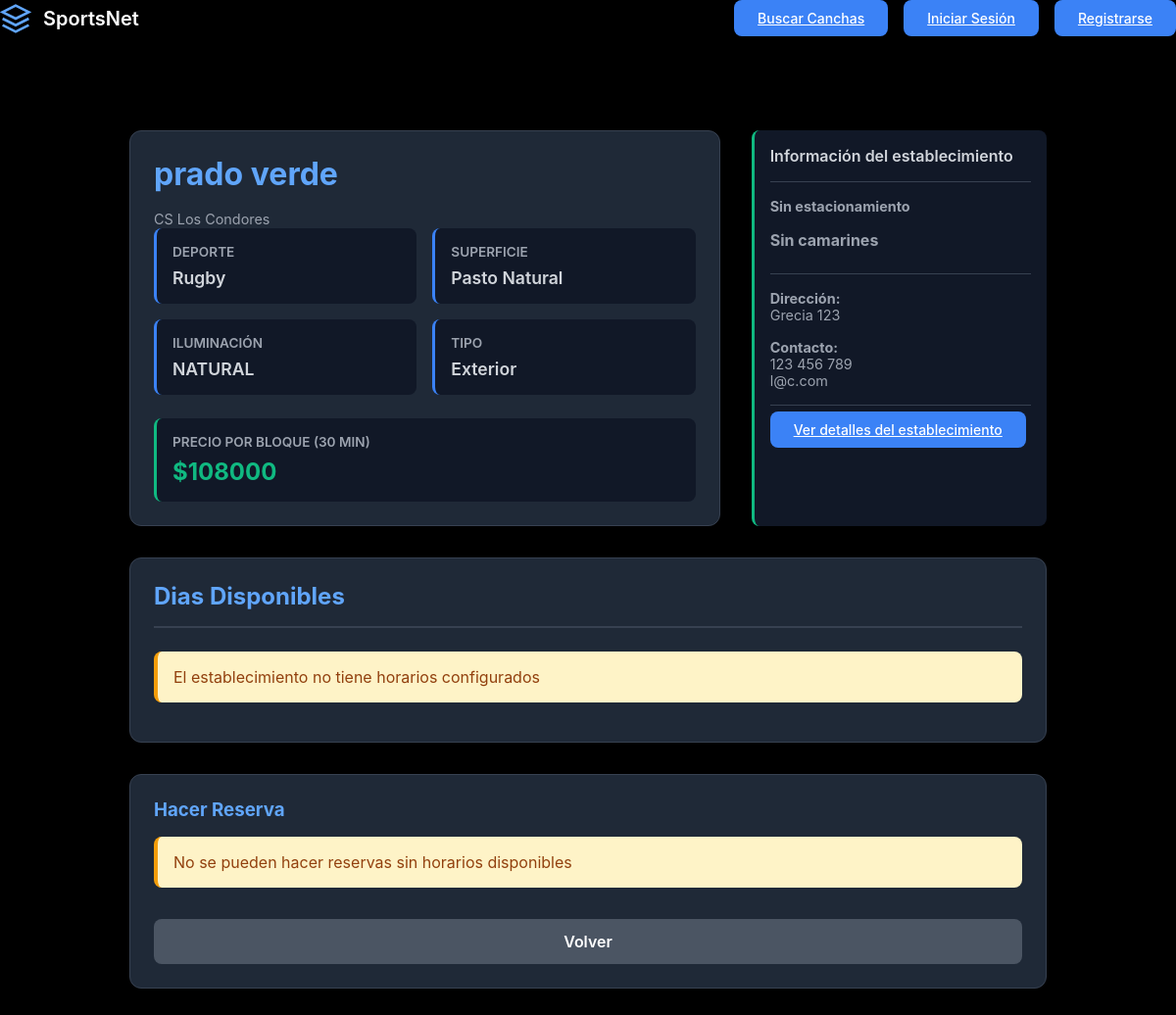
Page /canchas/1 on the earlier database version.
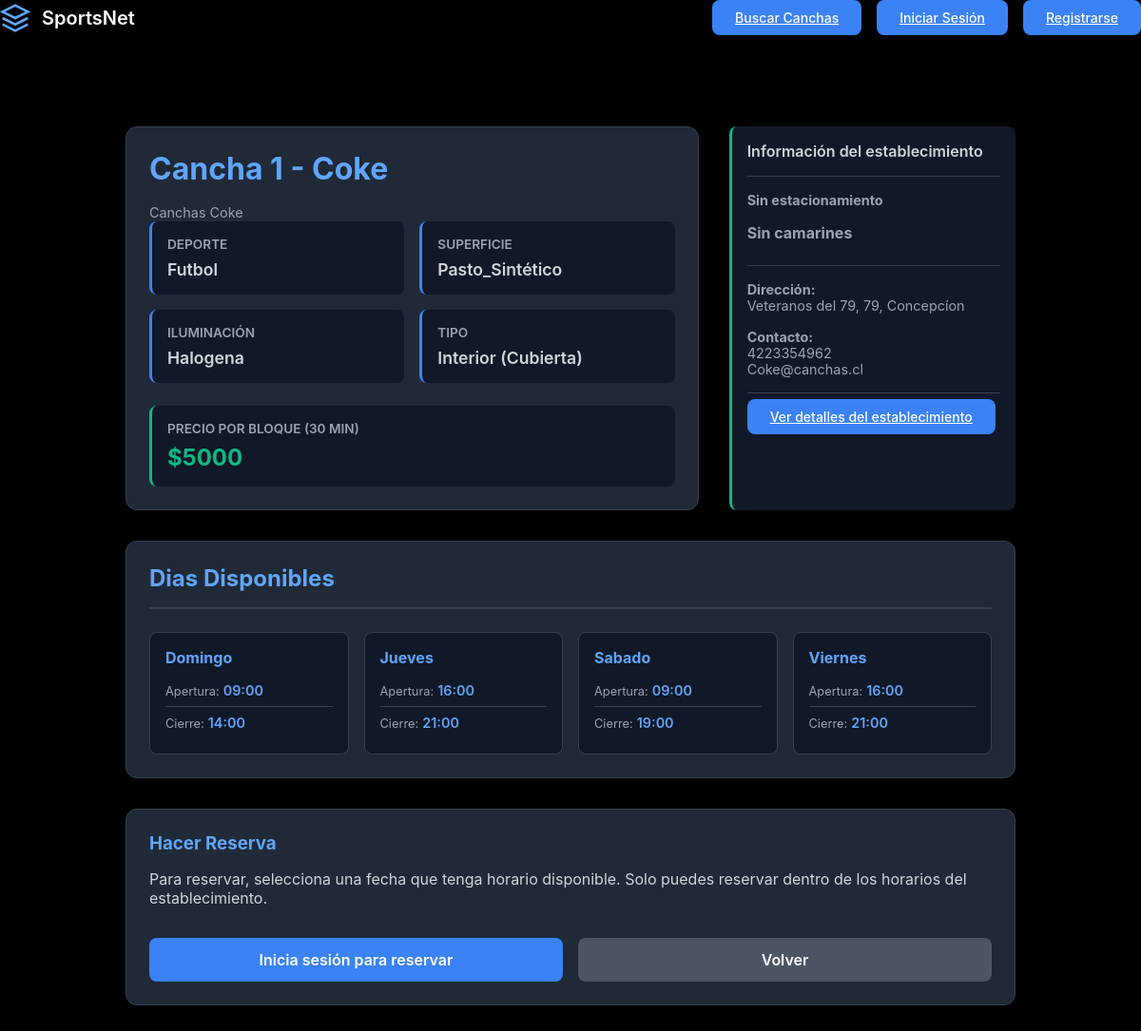
Same page on the later database version.
### establecimientos/models.py (models this page shows, shortened)
class Cancha (models.Model):
    TIPOS_SUPERFICIES = [
        ("PASTO_NATURAL", "Pasto Natural"),
        ("PASTO_SINTETICO","Pasto Sintético"),
        ("CEMENTO","Cemento"),
        ("ARCILLA","Arcilla"),
        ("MADERA","Madera"),
        ("CAUCHO","Caucho"),
        ("VINILO","Vinilo"),
        ]
    TIPOS_ILUMINACION = {
        ("LED","LED"),
        ("NATURAL", "Natural"),
        ("MIXTA","Mixta"),
        ("HALOGENA","Halogena"),
        ("FLUORECESENTE","Fluorecente"),
    }
    DEPORTES = [
        ("FUTBOL", "Futbol"),
        ("BASQUETBALL","Basquetball"),
        ("VOLEYBALL","Voleyball"),
        ("TENIS","Tenis"),
        ("RUGBY","Rugby"),
        ("HANDBALL","Handball"),
        ("BOWLING","Bowling"),
        ("SQUASH","Squash"),
        ("PADEL","Padel"),
        ("OTRO","Otro"),
        ("---","---"),
    ]
    establecimiento = models.ForeignKey(Establecimiento, on_delete=models.CASCADE, related_name="canchas")
    deporte = models.CharField(max_length=20, choices=DEPORTES, default="---")
    nombre = models.CharField(max_length=25)
    superficie = models.CharField(max_length=25, choices=TIPOS_SUPERFICIES)
    iluminacion = models.CharField(max_length=20, choices=TIPOS_ILUMINACION)
    interior = models.BooleanField(default=False)
    valor_por_bloque = models.DecimalField(max_digits=10, decimal_places=0)

class Establecimiento (models.Model):
    dueno = models.ForeignKey(Dueno, on_delete=models.CASCADE, related_name="establecimientos")
    nombre = models.CharField(max_length=50, unique=True)
    direccion = models.CharField(max_length=100)
    telefono_contacto = models.CharField(max_length=20)
    correo_contacto = models.EmailField()
    estacionamiento_disponible = models.BooleanField(default=False)
    camarines_disponible = models.BooleanField(default=False)

class HorarioEstablecimiento(models.Model):
    DIAS_SEMANA = [
        ("LUNES","Lunes"),
        ("MARTES","Martes"),
        ("MIERCOLES","Miercoles"),
        ("JUEVES","Jueves"),
        ("VIERNES","Viernes"),
        ("SABADO","Sabado"),
        ("DOMINGO","Domingo")
    ]
    establecimiento = models.ForeignKey(Establecimiento, on_delete=models.CASCADE, related_name="horarios")
    dia = models.CharField(max_length=20, choices=DIAS_SEMANA)
    hora_apertura = models.TimeField()
    hora_cierre = models.TimeField()

### establecimientos/views.py (the view)
# urls.py: path("canchas/<int:cancha_id>", views.ver_cancha, name = "ver_cancha"),
def ver_cancha(request, cancha_id):
    cancha = get_object_or_404(Cancha, id=cancha_id)
    est = cancha.establecimiento
    horarios = HorarioEstablecimiento.objects.filter(establecimiento=est).order_by("dia")
    dias_semana = ["Lunes","Martes", "Miercoles", "Jueves", "Viernes", "Sabado", "Domingo"]
    horarios_est = {}
    for x in dias_semana:
        horarios_est[x] = None
    for x in horarios:
        horarios_est[x.dia] = x
    context = {
        "cancha" : cancha,
        "horarios" : horarios,
    }
    return render(request, "ver_cancha.html",context)

### establecimientos/templates/ver_cancha.html (shortened to what the changed rows need)
{% extends 'base.html' %}
{% load static %}
{% block extra_css %}
  <link rel="stylesheet" href="{% static 'ver_cancha.css' %}">
{% endblock %}
{% block content %}
<div class="detalle-cancha-container">
  <div class="cancha-header">
    <div class="cancha-info">
      <h1 class="cancha-titulo">{{ cancha.nombre }}</h1>
      <a href="{% url 'establecimientos:ver_establecimiento' cancha.establecimiento.id %}" class="establecimiento-link">
        {{ cancha.establecimiento.nombre }}
      </a>
      <div class="info-grid">
        <div class="info-item">
          <div class="info-label">Deporte</div>
          <div class="info-valor">{{ cancha.get_deporte_display }}</div>
        </div>
        <div class="info-item">
          <div class="info-label">Superficie</div>
          <div class="info-valor">{{ cancha.get_superficie_display }}</div>
        </div>
        <div class="info-item">
          <div class="info-label">Iluminación</div>
          <div class="info-valor">{{ cancha.iluminacion }}</div>
        </div>
        <div class="info-item">
          <div class="info-label">Tipo</div>
          <div class="info-valor">
            {% if cancha.interior %}
              Interior (Cubierta)
            {% else %}
              Exterior
            {% endif %}
          </div>
        </div>
      </div>
      <div class="info-item" style="border-left-color: #10b981;">
        <div class="info-label">Precio por bloque (30 min)</div>
        <div class="precio-destaque">${{ cancha.valor_por_bloque }}</div>
      </div>
    </div>
    <div class="comodidades">
      <div class="comodidades-titulo">Información del establecimiento</div>
      <div style="margin-top: 1rem; padding-top: 1rem; border-top: 1px solid #374151; font-size: 0.9rem; color: #9ca3af;" class="comodidad-item">
        <span class="comodidad-icon">
        </span>
      </div>
      <div class="comodidad-item">
        <span class="comodidad-icon">
        </span>
      </div>
      <div style="margin-top: 1rem; padding-top: 1rem; border-top: 1px solid #374151; font-size: 0.9rem; color: #9ca3af;">
        <strong>Dirección:</strong><br>
        {{ cancha.establecimiento.direccion }}
      </div>
      <div style="margin-top: 1rem; font-size: 0.9rem; color: #9ca3af;">
        <strong>Contacto:</strong>
        <br>
        {{ cancha.establecimiento.telefono_contacto }}
        <br>
        {{ cancha.establecimiento.correo_contacto }}
     </div>
     <div style="margin-top: 1rem; padding-top: 1rem; border-top: 1px solid #374151; font-size: 0.9rem; color: #9ca3af;">
        <a href="{% url 'establecimientos:ver_establecimiento' establecimiento=cancha.establecimiento.id %}" class="nav-button">Ver detalles del establecimiento</a>
     </div>
    </div>
  </div>
  <div class="horarios-section">
    <h2 class="seccion-titulo">Dias Disponibles</h2>
        {% if horarios %}
            <div class="horarios-grid">
                {% for horario in horarios %}
                <div class="dia-horario">
                    <div class="dia-nombre">{{ horario.get_dia_display }}</div>
                    <div class="horario-item">
                    <span class="horario-label">Apertura:</span>
                    <span class="horario-valor">{{ horario.hora_apertura|time:"H:i" }}</span>
                    </div>
                    <div class="horario-item">
                    <span class="horario-label">Cierre:</span>
                    <span class="horario-valor">{{ horario.hora_cierre|time:"H:i" }}</span>
                    </div>
                </div>
                {% endfor %}
            </div>
        {% else %}
            <div class="advertencia">
                El establecimiento no tiene horarios configurados
            </div>
        {% endif %}
  </div>
  <div style="background: #1f2937; border: 1px solid #374151; border-radius: 0.75rem; padding: 1.5rem;">
    <h3 style="color: #60a5fa; margin-bottom: 1rem;">Hacer Reserva</h3>
    {% if horarios %}
      <p style="color: #d1d5db; margin-bottom: 1rem;">
        Para reservar, selecciona una fecha que tenga horario disponible.
        Solo puedes reservar dentro de los horarios del establecimiento.
      </p>
      <div class="botones-reserva">
        {% if user.is_authenticated %}
          <a href="{% url 'reservas:crear' cancha.id %}" class="btn btn-reservar">
            Hacer Reserva
          </a>
        {% else %}
          <a href="{% url 'cuentas:login_cuenta' %}" class="btn btn-reservar">
            Inicia sesión para reservar
          </a>
        {% endif %}
        <a href="{% url 'establecimientos:ver_establecimiento' cancha.establecimiento.id %}" class="btn btn-volver">
          Volver
        </a>
      </div>
    {% else %}
      <div class="advertencia">
        No se pueden hacer reservas sin horarios disponibles
      </div>
      <div class="botones-reserva">
        <a href="{% url 'cuentas:home' %}" class="btn btn-volver">
          Volver
        </a>
      </div>
    {% endif %}
  </div>
</div>
{% endblock %}

Differences in the rows shown:
changed Cancha: nombre "prado verde" → "Cancha 1 - Coke"; establecimiento.nombre "CS Los Condores" → "Canchas Coke"; deporte "Rugby" → "Futbol"; superficie "Pasto Natural" → "Pasto_Sintético"; iluminacion "NATURAL" → "Halogena"; valor_por_bloque "108000" → "5000"; establecimiento.direccion "Grecia 123" → "Veteranos del 79, 79, Concepcíon"; establecimiento.telefono_contacto "123 456 789" → "4223354962"; establecimiento.correo_contacto "l@c.com" → "Coke@canchas.cl"; establecimiento_id 2 → 3 (drawn)
added HorarioEstablecimiento: dia "Domingo", hora_apertura "09:00", hora_cierre "14:00"
added HorarioEstablecimiento: dia "Jueves", hora_apertura "16:00", hora_cierre "21:00"
now on this page (row edited): HorarioEstablecimiento: dia "Sabado", hora_apertura "09:00", hora_cierre "19:00"
added HorarioEstablecimiento: dia "Viernes", hora_apertura "16:00", hora_cierre "21:00"
Other differences:
text no longer shown: "Exterior El establecimiento no tiene horarios configurados No se pueden hacer reservas sin horarios disponibles"
text now shown: "Interior (Cubierta) Para reservar, selecciona una fecha que tenga horario disponible. Solo puedes reservar dentro de los horarios del establecimiento. Inicia sesión para reservar"
